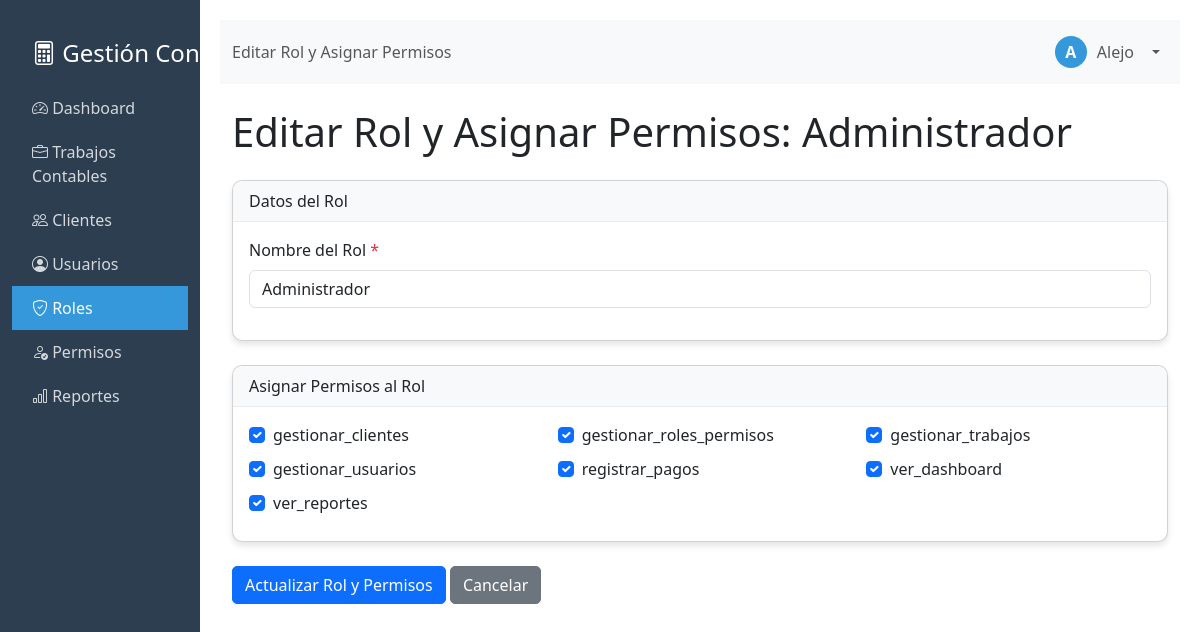
The page /editar_rol.php?id=1 (signed in) on the database its author committed.
### tables this page shows
CREATE TABLE `roles` (
  `id` int(11) NOT NULL,
  `nombre_rol` varchar(50) NOT NULL
);

CREATE TABLE `permisos` (
  `id` int(11) NOT NULL,
  `nombre_permiso` varchar(50) NOT NULL,
  `descripcion` varchar(255) DEFAULT NULL
);

### editar_rol.php (the view, shortened to what this page needs)
<?php
require_once 'funciones_auth.php';
$titulo = 'Editar Rol y Asignar Permisos';
$rol_id = null;
$nombre_rol = '';
$errores = [];
$rol_actual = null;
$permisos_disponibles = [];
$permisos_asignados_ids = [];
if (isset($_GET['id']) && filter_var($_GET['id'], FILTER_VALIDATE_INT)) {
    $rol_id = $_GET['id'];
} else {
    $_SESSION['error'] = "ID de rol no válido.";
    header('Location: roles.php');
    exit();
}
try {
    $stmt_rol = $pdo->prepare("SELECT * FROM roles WHERE id = ?");
    $stmt_rol->execute([$rol_id]);
    $rol_actual = $stmt_rol->fetch(PDO::FETCH_ASSOC);
    if ($_SERVER['REQUEST_METHOD'] != 'POST') {
        $nombre_rol = $rol_actual['nombre_rol'];
    }
    $stmt_permisos_disp = $pdo->query("SELECT id, nombre_permiso, descripcion FROM permisos ORDER BY nombre_permiso ASC");
    $permisos_disponibles = $stmt_permisos_disp->fetchAll(PDO::FETCH_ASSOC);
    $stmt_permisos_asig = $pdo->prepare("SELECT permiso_id FROM rol_permisos WHERE rol_id = ?");
    $stmt_permisos_asig->execute([$rol_id]);
    $permisos_asignados_raw = $stmt_permisos_asig->fetchAll(PDO::FETCH_ASSOC);
    foreach ($permisos_asignados_raw as $pa) {
        $permisos_asignados_ids[] = $pa['permiso_id'];
    }
} catch (PDOException $e) {
    $_SESSION['error'] = "Error al cargar datos del rol o permisos: " . $e->getMessage();
    header('Location: roles.php');
    exit();
}
?>
<div class="container-fluid">
    <h1 class="mb-4"><?php echo $titulo; ?>: <?php echo htmlspecialchars($rol_actual['nombre_rol'] ?? ''); ?></h1>
    <form action="editar_rol.php?id=<?php echo $rol_id; ?>" method="POST">
        <div class="card mb-4">
            <div class="card-header">
                Datos del Rol
            </div>
            <div class="card-body">
                <div class="mb-3">
                    <label for="nombre_rol" class="form-label">Nombre del Rol <span class="text-danger">*</span></label>
                    <input type="text" class="form-control <?php echo isset($errores['nombre_rol']) ? 'is-invalid' : ''; ?>" id="nombre_rol" name="nombre_rol" value="<?php echo htmlspecialchars($nombre_rol); ?>" required>
                </div>
            </div>
        </div>
        <div class="card">
            <div class="card-header">
                Asignar Permisos al Rol
            </div>
            <div class="card-body">
                <?php if (empty($permisos_disponibles)): ?>
                    <p>No hay permisos definidos en el sistema. <a href="nuevo_permiso.php">Crear un permiso</a>.</p>
                <?php else: ?>
                    <div class="row">
                        <?php foreach ($permisos_disponibles as $permiso): ?>
                            <div class="col-md-4 mb-2">
                                <div class="form-check">
                                    <input class="form-check-input" type="checkbox" name="permisos[]" value="<?php echo $permiso['id']; ?>" id="permiso_<?php echo $permiso['id']; ?>"
                                        <?php echo in_array($permiso['id'], $permisos_asignados_ids) ? 'checked' : ''; ?>>
                                    <label class="form-check-label" for="permiso_<?php echo $permiso['id']; ?>" title="<?php echo htmlspecialchars($permiso['descripcion'] ?? ''); ?>">
                                        <?php echo htmlspecialchars($permiso['nombre_permiso']); ?>
                                    </label>
                                </div>
                            </div>
                        <?php endforeach; ?>
                    </div>
                <?php endif; ?>
            </div>
        </div>
        <div class="mt-4">
            <button type="submit" class="btn btn-primary">Actualizar Rol y Permisos</button>
            <a href="roles.php" class="btn btn-secondary">Cancelar</a>
        </div>
    </form>
</div>
<?php
require_once 'layout.php';
?>

### layout.php (style rules this page uses)
.card { border-radius: 10px; box-shadow: 0 4px 6px rgba(0, 0, 0, 0.1); margin-bottom: 20px; }
.card-header { background-color: #f8f9fa; border-bottom: 1px solid #e9ecef; border-radius: 10px 10px 0 0 !important; }
.btn { border-radius: 5px; }

### rows shown on the page
roles: nombre_rol "Administrador"
permisos: id "☑", nombre_permiso "gestionar_clientes"
permisos: id "☑", nombre_permiso "gestionar_roles_permisos"
permisos: id "☑", nombre_permiso "gestionar_trabajos"
permisos: id "☑", nombre_permiso "gestionar_usuarios"
permisos: id "☑", nombre_permiso "registrar_pagos"
permisos: id "☑", nombre_permiso "ver_dashboard"
permisos: id "☑", nombre_permiso "ver_reportes"

### other values the page prints
$titulo "Editar Rol y Asignar Permisos"
substr($nombre_usuario, 0, 1) "A"
$nombre_usuario "Alejo"
